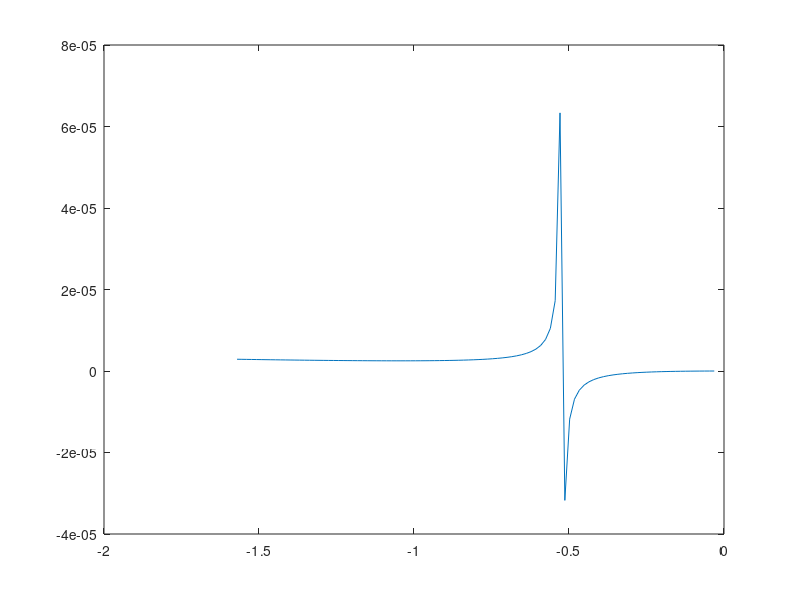

Write the MATLAB code that produced this figure.
gamma = 7e-2; % surface tension constant N/m
l = 5e-6; % distance between fibre centres in m
R = l/2; % radius of fibres
rho = 997; % water density kg/m^3
Hmin = 0; 
Hmax = 0.1; % water thickness
n = 100; % number of points
H = linspace(Hmin,Hmax,n);
g= 9.8; % gravitational constant m/s
p=rho*g*H; % pressure at interface

theta = pi/3; % contact angle for specific fibre/water/meniscus interface

alpha = linspace(-pi/2, -0.01*pi, 100);
R_m = (l/2 - R*cos(alpha))./(-cos(alpha-theta));
 plot(alpha,R_m)
 shg